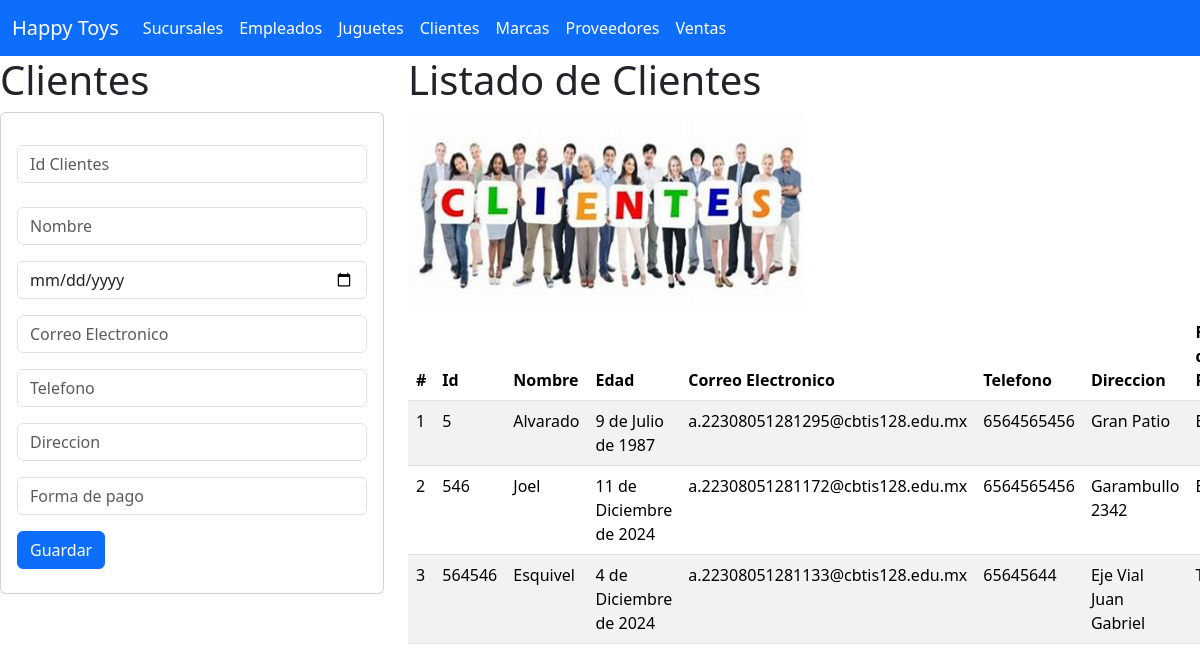
Screenshot of /clientes with the database file from the repository.
### clientes_app/models.py (models this page shows, shortened)
class Clientes(models.Model):
    id_clientes = models.IntegerField(primary_key=True)
    nombre = models.CharField(max_length=40)
    edad = models.DateField()
    correo_electronico = models.CharField(max_length=20)
    telefono = models.IntegerField()
    direccion = models.CharField(max_length=40)
    forma_pago = models.CharField(max_length=40)

### clientes_app/views.py (the view)
# urls.py: path('clientes', views.inicio_vistaClientes, name='clientes'),
def inicio_vistaClientes (request):
    clientes = Clientes.objects.all()
    return render(request, 'gestionarClientes.html', {'misClientes' : clientes})

### clientes_app/templates/gestionarClientes.html (shortened to what this page needs)
{% extends "base.html" %}
{% load static %}
{% block cuerpo %}
<div class="row">
  <div class="col-sm-12 col-md-4 col-lg-4 col-xl-4">
    <h1>Clientes</h1>
    <div class="card">
      <div class="card-body">
        <form action="/registrarClientes/" method="POST">
          <div class="from-group py-3">
            <input type="number"  id="txtid_clientes"  name="txtid_clientes" class="form-control"  placeholder="Id Clientes"  required/>
          </div>
          <div class="from-group py-2">
            <input type="text"  id="txtnombre"  name="txtnombre" class="form-control"  placeholder="Nombre" minlength="1"  maxlength="40"  required/>
          </div>
          <div class="from-group py-2">
            <input type="date"  id="txtedad"  name="txtedad" class="form-control"  placeholder="Edad"  required/>
          </div>
          <div class="from-group py-2">
            <input type="text"  id="txtcorreo_electronico"  name="txtcorreo_electronico" class="form-control"  placeholder="Correo Electronico" minlength="1"  maxlength="40"  required/>
          </div>
          <div class="from-group py-2">
            <input type="number"  id="txttelefono"  name="txttelefono" class="form-control"  placeholder="Telefono" minlength="1"  maxlength="20"  required/>
          </div>
          <div class="from-group py-2">
            <input type="text"  id="txtdireccion"  name="txtdireccion" class="form-control"  placeholder="Direccion" minlength="1"  maxlength="40" required/>
          </div>
          <div class="from-group py-2">
            <input type="text"  id="txtforma_pago"  name="txtforma_pago" class="form-control"  placeholder="Forma de pago" minlength="1"  maxlength="40"  required/>
          </div>
          <div class="from-group py-2">
            <button type="submit" class="btn btn-primary">Guardar</button>
          </div>
        </form>
      </div>
    </div>
  </div>
  <div class="col-sm-12 col-md-8 col-lg-8 col-xl-8">
    <h1>Listado de Clientes</h1>
    <img class="w-50" src="{% static 'img/clientes.jpg' %}" alt="Trulli" width="200" height="200">
    <div class="table-responsive">
      <table class="table table-striped">
        <thead>
          <tr>
            <th scope="col">#</th>
            <th scope="col">Id</th>
            <th scope="col">Nombre</th>
            <th scope="col">Edad</th>
            <th scope="col">Correo Electronico</th>
            <th scope="col">Telefono</th>
            <th scope="col">Direccion</th>
            <th scope="col">Forma de Pago</th>
          </tr>
        </thead>
        <tbody>
          {% for m in misClientes %}
          <tr>
            <td>{{forloop.counter}}</td>
            <td>{{m.id_clientes}}</td>
            <td>{{m.nombre}}</td>
            <td>{{m.edad}}</td>
            <td>{{m.correo_electronico}}</td>
            <td>{{m.telefono}}</td>
            <td>{{m.direccion}}</td>
            <td>{{m.forma_pago}}</td>
          </tr>
          {% endfor %}
        </tbody>
      </table>
    </div>
  </div>
</div>
{% endblock %}

### rows the page displays
Clientes: id_clientes "5", nombre "Alvarado", edad "9 de Julio de 1987", correo_electronico "a.22308051281295@cbtis128.edu.mx", telefono "6564565456", direccion "Gran Patio"
Clientes: id_clientes "546", nombre "Joel", edad "11 de Diciembre de 2024", correo_electronico "a.22308051281172@cbtis128.edu.mx", telefono "6564565456", direccion "Garambullo 2342"
Clientes: id_clientes "564546", nombre "Esquivel", edad "4 de Diciembre de 2024", correo_electronico "a.22308051281133@cbtis128.edu.mx", telefono "65645644", direccion "Eje Vial Juan Gabriel"
